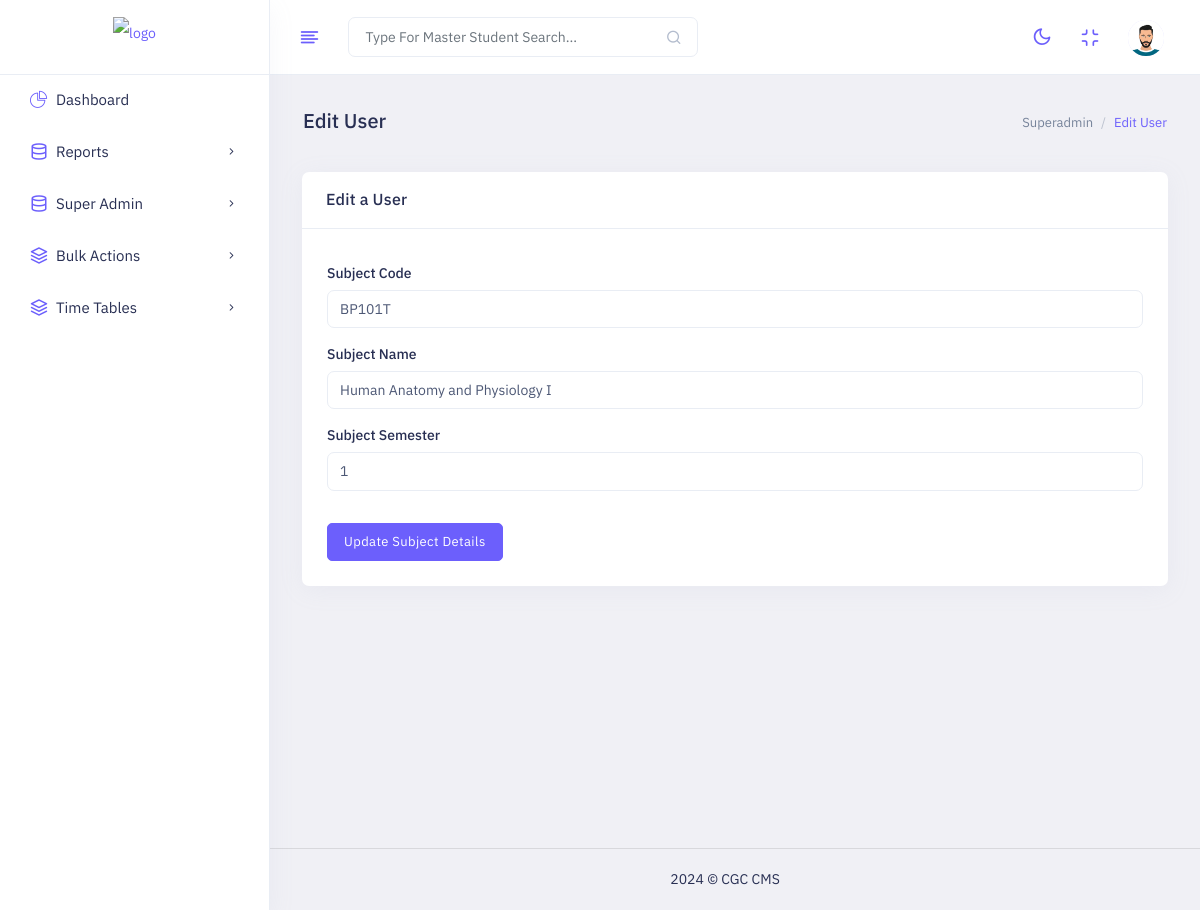
Page /erp/edit-subject?sid=hum669f3d69b264d (signed in) on the committed database.
### tables this page shows
CREATE TABLE `subjects` (
  `id` int(11) NOT NULL,
  `subjectcode` varchar(50) NOT NULL,
  `subjectid` varchar(50) NOT NULL,
  `subjectname` varchar(50) NOT NULL,
  `subjectsem` int(11) NOT NULL,
  `collegeid` varchar(15) NOT NULL,
  `depid` varchar(15) NOT NULL,
  `tpp` int(1) NOT NULL,
  `lab` int(11) NOT NULL
);

### erp/conn.php (called while the page is built, shortened)
<?php
class db {
    public function mconnect() {
        try {
            $conn = new PDO("mysql:host=mysql_db.local;dbname=accadify", "root", "root");
            $conn->setAttribute(PDO::ATTR_ERRMODE, PDO::ERRMODE_EXCEPTION);
            return $conn;
        }
        catch(PDOException $e) {
            return $e->getMessage();
        }
    }
}

### erp/edit-subject.php (the view, shortened to what this page needs)
<?php
require_once 'conn.php';
$conn = new Db;
$id = $_GET['sid'];
if(!empty($id)) {
    $sql = "SELECT * FROM `subjects` WHERE `subjectid`='$id' ";
    $query = $conn->mconnect()->prepare($sql);
    $query->execute();
    if($query->rowCount()>0) {
        $row = $query->fetchAll(PDO::FETCH_ASSOC)[0];
    }
    else {
        header('Location: ../404.php');
    }
}
else {
header('Location: ../404.php');
}
?>
<!doctype html>
<html lang="en" dir="ltr">
<head>
    <link id="style" href="../assets/plugins/bootstrap/css/bootstrap.min.css" rel="stylesheet">
     <link href="../assets/css/style.css" rel="stylesheet">
    <link href="../assets/css/plugins.css" rel="stylesheet">
    <link href="../assets/css/icons.css" rel="stylesheet">
    <link href="../assets/switcher/css/switcher.css" rel="stylesheet">
    <link href="../assets/switcher/demo.css" rel="stylesheet">
</head>
<body class="app sidebar-mini ltr light-mode">
    <div class="page">
        <div class="page-main">
            <?php include 'header.php' ?>
            <?php include 'sidebar.php' ?>
            <div class="main-content app-content mt-0">
                <div class="side-app">
                    <div class="main-container container-fluid">
                        <div class="page-header">
                            <h1 class="page-title">Edit User</h1>
                            <div>
                                <ol class="breadcrumb">
                                    <li class="breadcrumb-item"><a href="#">Superadmin</a></li>
                                    <li class="breadcrumb-item active" aria-current="page">Edit User</li>
                                </ol>
                            </div>
                        </div>
                        <div class="card">
                            <div class="card-header">
                                <h4 class="card-title">Edit a User</h4>
                            </div>
                            <div class="card-body">
                                <form method="POST" action="../assets/backend/updateSubject.php">
                                    <div class="">
                                        <div class="form-group">
                                            <label for="exampleInputEmail1" class="form-label">Subject Code</label>
                                            <input value="<?php echo $row['subjectcode']; ?>" name="code" type="text" class="form-control" id="exampleInputEmail1" placeholder="Enter Subject Code">
                                        </div>
                                        <div class="form-group">
                                            <label for="exampleInputEmail1" class="form-label">Subject Name</label>
                                            <input value="<?php echo $row['subjectname']; ?>" name="name" type="text" class="form-control" id="exampleInputEmail1" placeholder="Enter Subject Name">
                                        </div>
                                        <div class="form-group">
                                            <label for="exampleInputEmail1" class="form-label"> Subject Semester</label>
                                            <select name="sem" class="form-control" data-placeholder="Choose one" aria-hidden="true" required>
                                                <option value="1" <?php echo ($row['subjectsem']=="1") ? "selected" : "" ; ?> >1</option>
                                            </select>
                                        </div>
                                    </div>
                                    <button class="btn btn-primary mt-4 mb-0" type="submit" name="submit">Update Subject Details</button>
                                </form>
                            </div>
                        </div>
                    </div>
                </div>
            </div>
        </div>
    <?php include 'footer.php' ?>
</body>
</html>

### rows in the picture
subjects: code "BP101T", name "Human Anatomy and Physiology I", sem "1"
